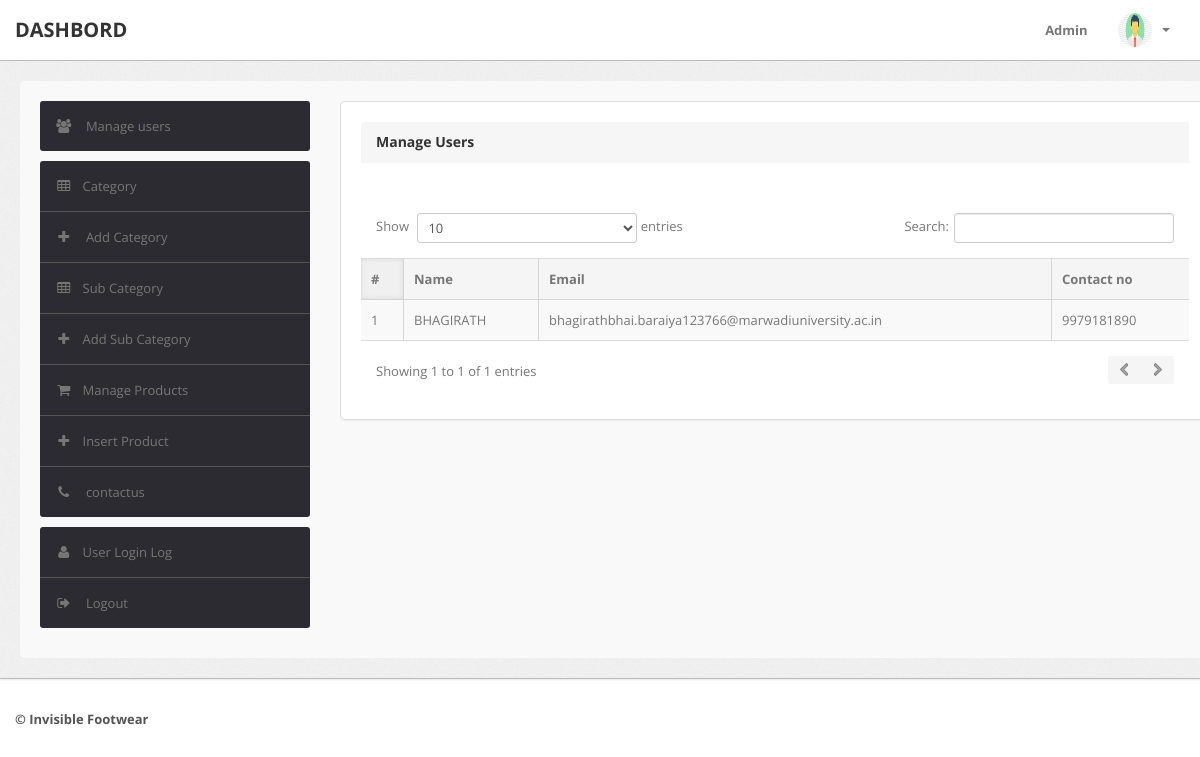
The page /admin/manage-users.php (signed in) on the database its author committed.
### tables this page shows
CREATE TABLE `users` (
  `id` int(11) NOT NULL,
  `name` varchar(255) DEFAULT NULL,
  `email` varchar(255) DEFAULT NULL,
  `contactno` bigint(11) DEFAULT NULL,
  `password` varchar(255) DEFAULT NULL
);

### admin/manage-users.php (the view, shortened to what this page needs)
<?php
include('include/config.php');
if(strlen($_SESSION['alogin'])==0) {
    header('location:index.php');
} else {
?>
<!DOCTYPE html>
<html lang="en">
<head>
    <link type="text/css" href="bootstrap/css/bootstrap.min.css" rel="stylesheet">
    <link type="text/css" href="bootstrap/css/bootstrap-responsive.min.css" rel="stylesheet">
    <link type="text/css" href="css/theme.css" rel="stylesheet">
    <link type="text/css" href="images/icons/css/font-awesome.css" rel="stylesheet">
</head>
<body>
<?php include('include/header.php');?>
<div class="wrapper" style="padding: 20px;">
    <div class="container" style="background-color: #f9f9f9; border-radius: 5px; padding: 20px;">
        <div class="row">
            <?php include('include/sidebar.php');?>
            <div class="span9">
                <div class="content">
                    <div class="module" style="border: 1px solid #ddd; border-radius: 5px; padding: 20px;">
                        <div class="module-head" style="margin-bottom: 15px;">
                            <h3 style="color: #333;">Manage Users</h3>
                        </div>
                        <div class="module-body table">
                            <br />
                            <table cellpadding="0" cellspacing="0" border="0" class="datatable-1 table table-bordered table-striped display" width="100%" style="border-collapse: collapse;">
                                <thead>
                                    <tr style="background-color: #e9ecef;">
                                        <th style="padding: 10px; text-align: left;">#</th>
                                        <th style="padding: 10px; text-align: left;">Name</th>
                                        <th style="padding: 10px; text-align: left;">Email</th>
                                        <th style="padding: 10px; text-align: left;">Contact no</th>
                                    </tr>
                                </thead>
                                <tbody>
                                    <?php
                                    $query = mysqli_query($con, "select * from users");
                                    $cnt = 1;
                                    while ($row = mysqli_fetch_array($query)) { ?>
                                        <tr style="border-bottom: 1px solid #ddd;">
                                            <td style="padding: 10px;"><?php echo htmlentities($cnt); ?></td>
                                            <td style="padding: 10px;"><?php echo htmlentities($row['name']); ?></td>
                                            <td style="padding: 10px;"><?php echo htmlentities($row['email']); ?></td>
                                            <td style="padding: 10px;"><?php echo htmlentities($row['contactno']); ?></td>
                                        </tr>
                                    <?php $cnt++; } ?>
                                </tbody>
                            </table>
                        </div>
                    </div>
                </div>
            </div>
        </div>
    </div>
</div>
<?php include('include/footer.php');?>
</body>
<?php } ?>

### admin/css/theme.css (style rules this page uses)
body { font-size: 13px; font-family: 'Open Sans', Arial, sans-serif; background: #fff; color: #777 }
h1, h2, h3, h4, h5, h6 { color: #333; margin-top: 0 }
h3 { font-size: 20px }
.wrapper { background: url(../images/bg.png) #eee; border-bottom: 1px solid #bbb; -webkit-box-shadow: 0 1px 2px rgba(0,0,0,0.1); -moz-box-shadow: 0 1px 2px rgba(0,0,0,0.1); box-shadow: 0 1px 2px rgba(0,0,0,0.1); padding: 30px 0 }
.module { background: #fff; -webkit-border-radius: 3px; -moz-border-radius: 3px; border-radius: 3px; border: 1px solid #ccc; border-bottom-color: #bbb; -webkit-box-shadow: 0 0 1px rgba(0,0,0,0.2); -moz-box-shadow: 0 0 1px rgba(0,0,0,0.2); box-shadow: 0 0 1px rgba(0,0,0,0.2); margin-bottom: 30px }
.table { margin-bottom: 0 }
.table th, .table td { border-color: #d5d5d5!important }
.table-bordered thead:first-child tr:first-child>th:first-child, .table-bordered tbody:first-child tr:first-child>td:first-child { -webkit-border-top-left-radius: 2px; -moz-border-radius-topleft: 2px; border-top-left-radius: 2px }
.table-bordered thead:first-child tr:first-child>th:last-child, .table-bordered tbody:first-child tr:first-child>td:last-child { -webkit-border-top-right-radius: 2px; -moz-border-radius-topright: 2px; border-top-right-radius: 2px }
.table-bordered thead:last-child tr:last-child>th:first-child, .table-bordered tbody:last-child tr:last-child>td:first-child, .table-bordered tfoot:last-child tr:last-child>td:first-child { -webkit-border-bottom-left-radius: 2px; -moz-border-radius-bottomleft: 2px; border-bottom-left-radius: 2px }
.table-bordered thead:last-child tr:last-child>th:last-child, .table-bordered tbody:last-child tr:last-child>td:last-child, .table-bordered tfoot:last-child tr:last-child>td:last-child { -webkit-border-bottom-right-radius: 2px; -moz-border-radius-bottomright: 2px; border-bottom-right-radius: 2px }
.module { box-shadow: 0 0 3px rgba(0,0,0,.1); border-color: #e9e9e9; margin-bottom: 20px; background-color: #fff; border-radius: 4px; -webkit-box-shadow: 0 1px 1px rgba(0,0,0,.05); box-shadow: 0 1px 1px rgba(0,0,0,.05); }
.module-head { color: #767676; background-color: #f6f6f6; border-color: #e9e9e9; padding: 10px 15px; border-bottom: 1px solid transparent; border-top-right-radius: 3px; border-top-left-radius: 3px; }
.module-head h3 { font-size: 14px; line-height: 20px; height: 20px; margin: 0 }
.module-body { padding: 15px }
.module-body.table { padding: 15px 0 }
.module-body.table .table th, .module-body.table .table td { padding-left: 15px; padding-right: 15px }
.dataTables_wrapper table th { background: #f5f5f5; cursor: pointer }
.dataTables_wrapper table th.sorting_asc, .dataTables_wrapper table th.sorting_desc { background: #f0f0f0; -webkit-box-shadow: 0 0 5px rgba(0,0,0,0.1) inset; -moz-box-shadow: 0 0 5px rgba(0,0,0,0.1) inset; box-shadow: 0 0 5px rgba(0,0,0,0.1) inset }
.dataTables_wrapper .table-bordered { -webkit-border-radius: 0; -moz-border-radius: 0; border-radius: 0; border-left: 0; border-right: 0 }
.dataTables_wrapper .table-bordered thead tr>th:first-child, .dataTables_wrapper .table-bordered tbody tr>td:first-child, .dataTables_wrapper .table-bordered tfoot tr>td:first-child, .dataTables_wrapper .table-bordered tfoot tr>th:first-child { border-left: 0 }
.dataTables_wrapper .table-bordered thead:first-child tr:first-child>th:first-child, .dataTables_wrapper .table-bordered tbody:first-child tr:first-child>td:first-child { -webkit-border-top-left-radius: 0; -moz-border-radius-topleft: 0; border-top-left-radius: 0 }
.dataTables_wrapper .table-bordered thead:first-child tr:first-child>th:last-child, .dataTables_wrapper .table-bordered tbody:first-child tr:first-child>td:last-child { -webkit-border-top-right-radius: 0; -moz-border-radius-topright: 0; border-top-right-radius: 0 }
.dataTables_wrapper .table-bordered thead:last-child tr:last-child>th:first-child, .dataTables_wrapper .table-bordered tbody:last-child tr:last-child>td:first-child, .dataTables_wrapper .table-bordered tfoot:last-child tr:last-child>td:first-child { -webkit-border-bottom-left-radius: 0; -moz-border-radius-bottomleft: 0; border-bottom-left-radius: 0 }
.dataTables_wrapper .table-bordered thead:last-child tr:last-child>th:last-child, .dataTables_wrapper .table-bordered tbody:last-child tr:last-child>td:last-child, .dataTables_wrapper .table-bordered tfoot:last-child tr:last-child>td:last-child { -webkit-border-bottom-right-radius: 0; -moz-border-radius-bottomright: 0; border-bottom-right-radius: 0 }

### rows shown on the page
users: name "BHAGIRATH", email "bhagirathbhai.baraiya123766@marwadiuniversity.ac.in", contactno "9979181890"
